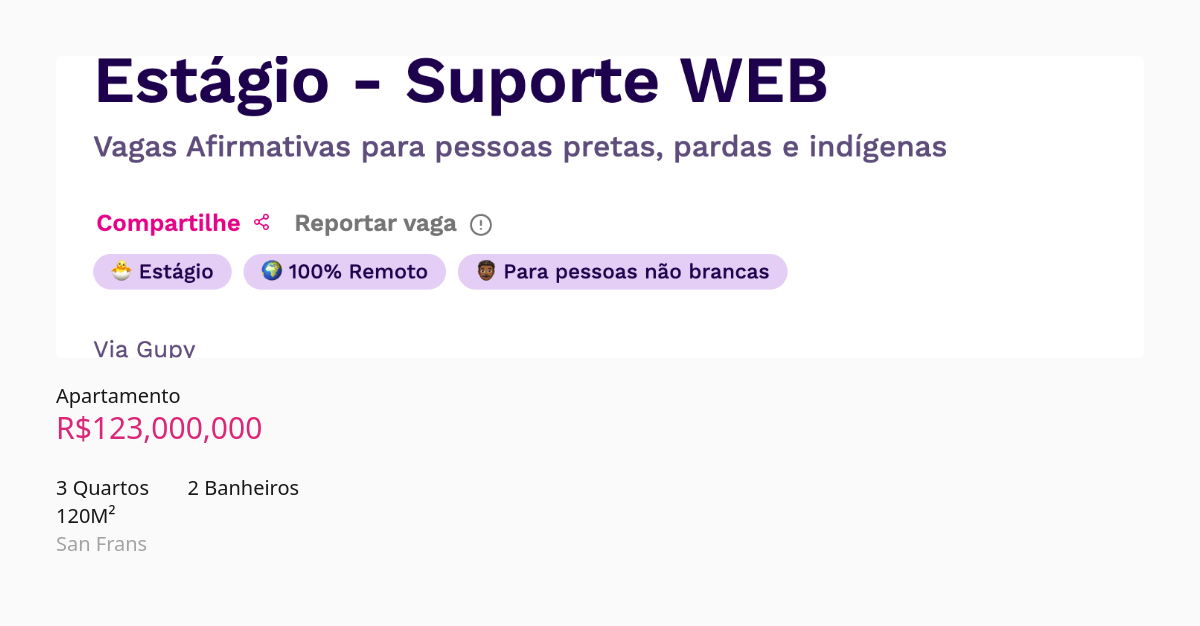
Screenshot of /find/3 with the database file from the repository.
### app.py (models this page shows, shortened)
class Estate(db.Model):
    ownerId = db.Column(db.Integer, db.ForeignKey('user.id'), nullable=False)
    id = db.Column(db.Integer, primary_key=True)
    address = db.Column(db.String(100), nullable=False, default='No address')
    price = db.Column(db.Integer, nullable=False)
    bedrooms = db.Column(db.Integer, nullable=False)
    bathrooms = db.Column(db.Integer, nullable=False)
    area = db.Column(db.Integer, nullable=False)
    type = db.Column(db.String(100), nullable=False)
    img_url = db.Column(db.String(100), nullable=True)

### app.py (the view)
@app.route("/find/<id>", methods=["GET"])
def show(id):
    try:
        imovel = Estate.query.get(id)
        imovel.price = "{:,}".format(imovel.price)
    except:
        return "erro ao encontrar imóvel"
    return render_template("singleEstate.html", estate=imovel)

### templates/singleEstate.html
{% extends 'base.html'%} {% block head %} <title>Hello</title> {%endblock%} {%
block body %}
<div class="flex items-center justify-center h-full m-4 bg-neutral-50">
  <div class="flex flex-col items-start justify-center p-6 m-4 text-xl rounded-lg  bg-neutral-50">
    <div class="flex justify-start w-full mb-6 ">
      {% if estate.img_url %}
      <img class="object-cover rounded-md estate-img max-h-96" src="{{ url_for('static', filename='images/' + estate.img_url) }}" alt="Estate Image">
      {% else %}
      <p>No Image Available</p>
      {% endif %}
    </div>
    <div class="flex flex-col items-start justify-start ">
      <p>{{estate.type}}</p>
      <h2 class="mb-3 text-3xl text-pink-600 text-">R${{ estate.price }}</h2>
    <div class="mt-4 columns-2 ">
      <p>{{estate.bedrooms}} Quartos</p>
      <p>{{estate.area}}M²</p>
      <p>{{estate.bathrooms}} Banheiros</p>
    </div>
    <p class="text-neutral-400">{{estate.address}}</p>
    </div>
</div>
{% endblock %}

### rows the page displays
Estate: img_url (picture), type "Apartamento", price "123,000,000", bedrooms "3", area "120", bathrooms "2", address "San Frans"
